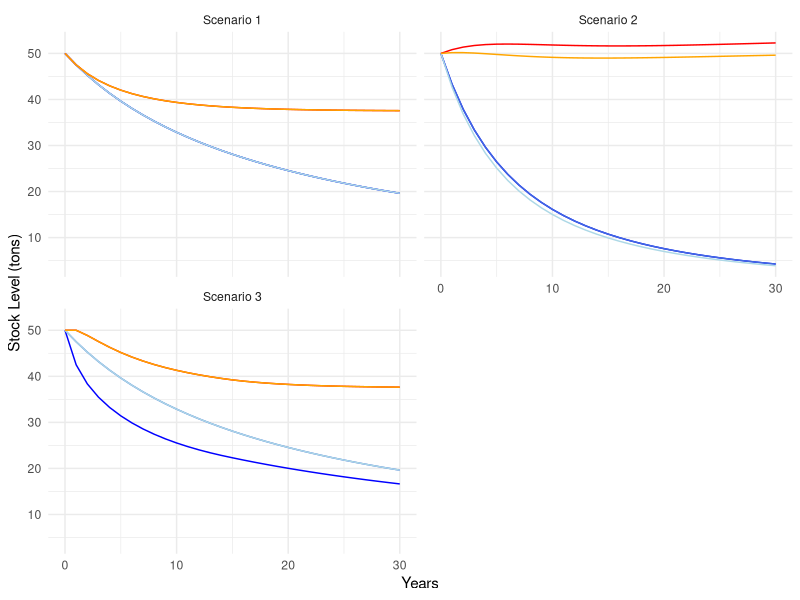
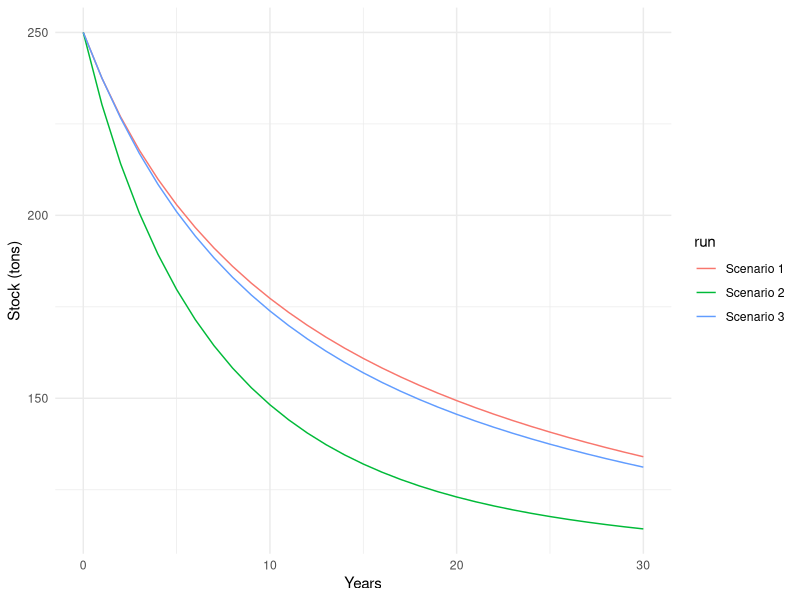
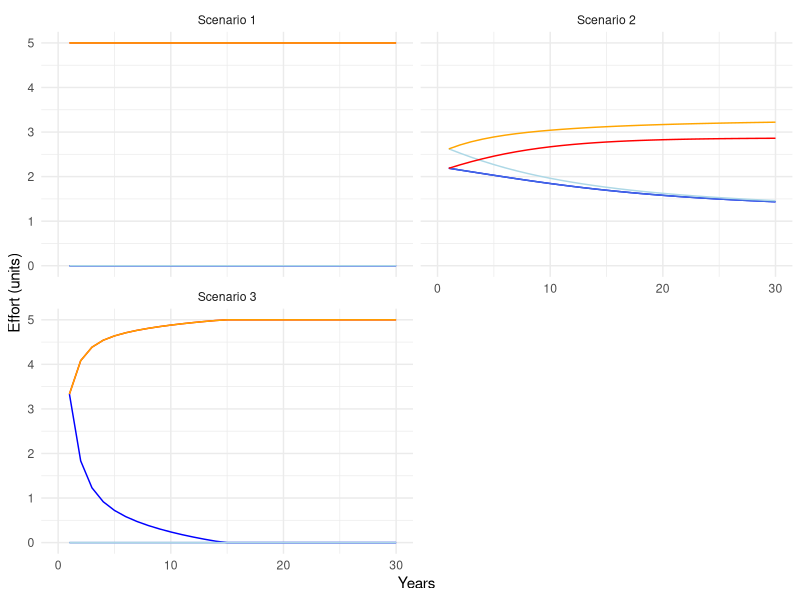
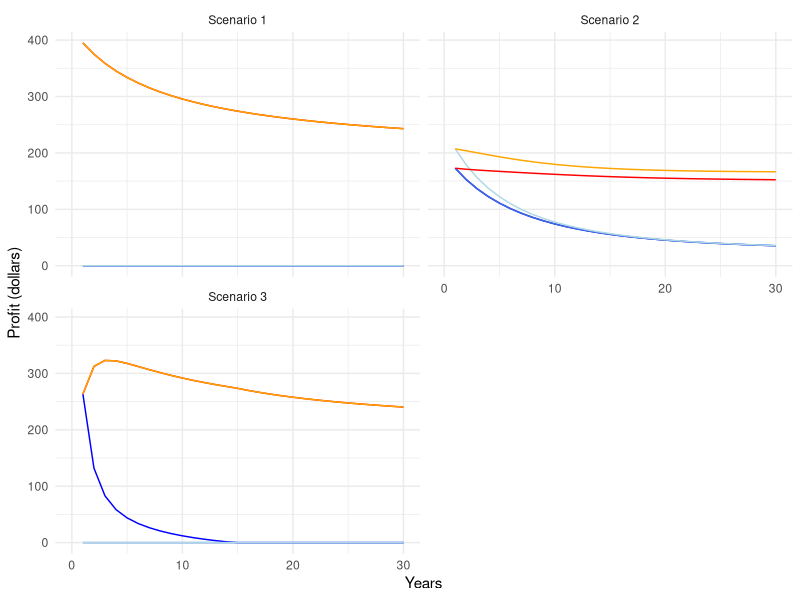
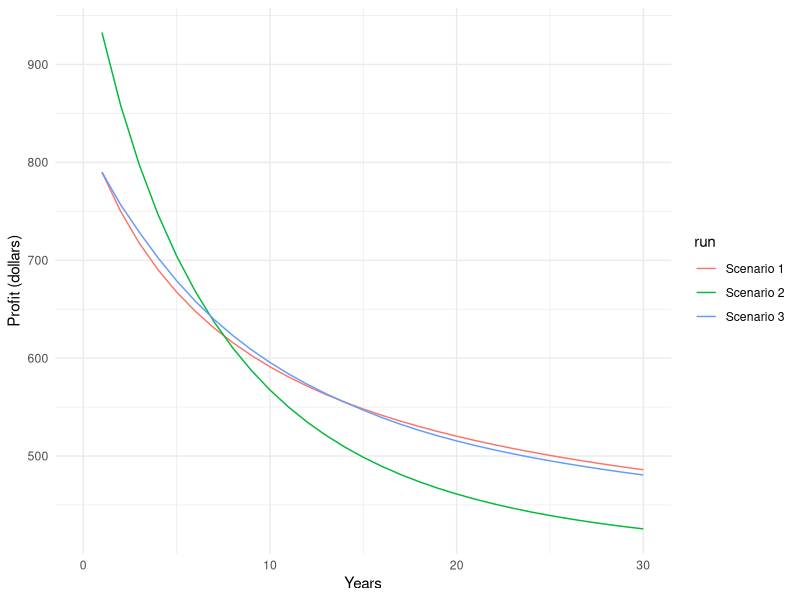

The R source for these figures, in order:
## ---- chunk 1
knitr::opts_chunk$set(echo = TRUE)

library(tidyverse)
library(here)
library(scales)
library(gridExtra)
library(grid)
library(kableExtra)
## ---- chunk 2
# Read files results

# general output files
output_sc1 <- read_csv(here("working_model","r explore","model run results files","output_b_r1.csv")) %>% 
  mutate(run = "Scenario 1",
         year = seq(0,30))
output_sc2 <- read_csv(here("working_model","r explore","model run results files","output_b_r2.csv"))%>% 
  mutate(run = "Scenario 2",
         year = seq(0,30))
output_sc3 <- read_csv(here("working_model","r explore","model run results files","output_b_r3.csv"))%>% 
  mutate(run = "Scenario 3",
         year = seq(0,30))

# sum of profits

npv_sc1 <- read_csv(here("working_model","r explore","model run results files","NPV_b_r1.csv")) %>% 
  mutate(run = "Scenario 1")
npv_sc2 <- read_csv(here("working_model","r explore","model run results files","NPV_b_r2.csv")) %>% 
  mutate(run = "Scenario 2")
npv_sc3 <- read_csv(here("working_model","r explore","model run results files","NPV_b_r3.csv")) %>% 
  mutate(run = "Scenario 3")

#Group them
all_outputs <- rbind(output_sc1, output_sc2, output_sc3) %>% 
  mutate(tot_profits = profit_per_t.t_1+profit_per_t.t_2+profit_per_t.t_3+profit_per_t.t_4+profit_per_t.t_5,
         tot_stock=stock.s_1+stock.s_2+stock.s_3+stock.s_4+stock.s_5)

NPVs <- rbind(npv_sc1, npv_sc2, npv_sc3) %>% 
  rename(total_profit=x)

## ---- chunk 3
# Graph
ggplot(data = all_outputs)+
  geom_line(aes(y=stock.s_1, x=year), color="blue")+ 
  geom_line(aes(y=stock.s_2, x=year), color="royalblue")+ 
  geom_line(aes(y=stock.s_3, x=year), color="lightblue")+ 
  geom_line(aes(y=stock.s_4, x=year), color="red")+ 
  geom_line(aes(y=stock.s_5, x=year), color="orange")+ 
  theme_minimal()+
  labs(x= "Years",
         y= "Stock Level (tons)")+
  facet_wrap(~ run, nrow=2)

## ---- chunk 4
# Graph
ggplot(data = all_outputs, aes(y=tot_stock, x=year, group=run, color=run))+
  geom_line()+
  theme_minimal()+
  labs(x= "Years",
         y= "Stock (tons)")
  
## ---- chunk 5
# Graph
ggplot(data = all_outputs)+
  geom_line(aes(y=effort.t_1, x=year), color="blue")+ 
  geom_line(aes(y=effort.t_2, x=year), color="royalblue")+ 
  geom_line(aes(y=effort.t_3, x=year), color="lightblue")+ 
  geom_line(aes(y=effort.t_4, x=year), color="red")+ 
  geom_line(aes(y=effort.t_5, x=year), color="orange")+ 
  theme_minimal()+
  labs(x= "Years",
         y= "Effort (units)")+
  facet_wrap(~ run, nrow=2)

## ---- chunk 6
# Graph
ggplot(data = all_outputs)+
  geom_line(aes(y=profit_per_t.t_1, x=year), color="blue")+ 
  geom_line(aes(y=profit_per_t.t_2, x=year), color="royalblue")+ 
  geom_line(aes(y=profit_per_t.t_3, x=year), color="lightblue")+ 
  geom_line(aes(y=profit_per_t.t_4, x=year), color="red")+ 
  geom_line(aes(y=profit_per_t.t_5, x=year), color="orange")+ 
  theme_minimal()+
  labs(x= "Years",
         y= "Profit (dollars)")+
  facet_wrap(~ run, nrow=2)

## ---- chunk 7
# Graph
ggplot(data = all_outputs, aes(y=tot_profits, x=year, group=run, color=run))+
  geom_line()+
  theme_minimal()+
  labs(x= "Years",
         y= "Profit (dollars)")
